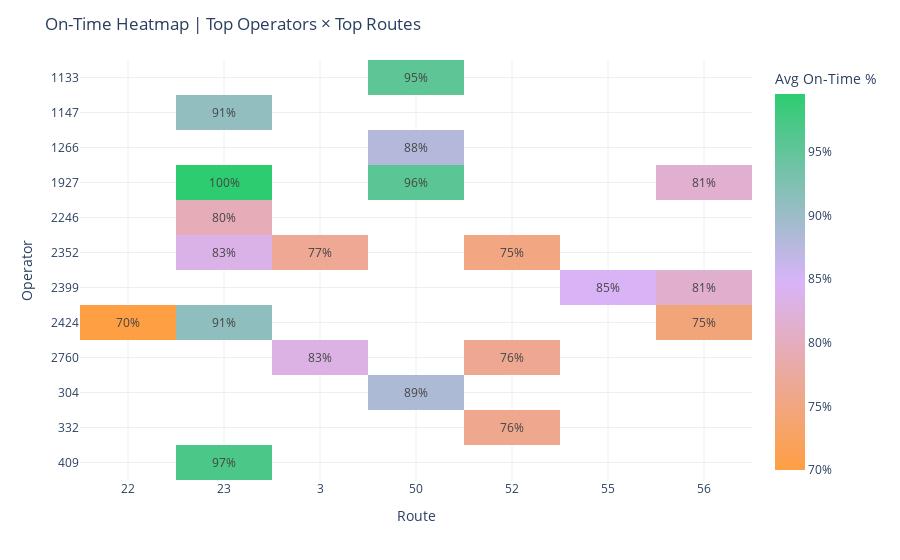

This figure's notebook cell:
### Code cell
top_ops = op_route.groupby("OPERATOR")["total_events"].sum().sort_values(ascending=False).head(12).index
top_routes_for_heat = route_totals.head(12).index
heat_df = (
    op_route[op_route["OPERATOR"].isin(top_ops) & op_route["ROUTE_ABBR"].isin(top_routes_for_heat)]
    .pivot_table(
        index="OPERATOR",
        columns="ROUTE_ABBR",
        values="mean_on_time",
        aggfunc="mean"
)
)
heat_df = heat_df.sort_index().sort_index(axis=1)
fig_heat = px.imshow(
    heat_df,
    color_continuous_scale="Spectral",
    aspect="auto",
    labels=dict(color="Avg On-Time %"),
    text_auto=".0%"
)
fig_heat.update_layout(
    title="On-Time Heatmap | Top Operators × Top Routes",
    xaxis_title="Route",
    yaxis_title="Operator",
    coloraxis_colorbar_tickformat=".0%"
)
fig_heat.show()

### Figure 1 — Plotly figure (JSON) as saved in the notebook; plotly's stock layout.template omitted (floating-point values rounded to 4 significant figures)
{"data": [{"coloraxis": "coloraxis", "hovertemplate": "ROUTE_ABBR: %{x}<br>OPERATOR: %{y}<br>Avg On-Time %: %{z}<extra></extra>", "name": "0", "texttemplate": "%{z:.0%}", "type": "heatmap", "x": ["22", "23", "3", "50", "52", "55", "56"], "xaxis": "x", "y": ["1133", "1147", "1266", "1927", "2246", "2352", "2399", "2424", "2760", "304", "332", "409"], "yaxis": "y", "z": [[null, null, null, 0.9545, null, null, null], [null, 0.9088, null, null, null, null, null], [null, null, null, 0.8787, null, null, null], [null, 0.9953, null, 0.9561, null, null, 0.814], [null, 0.7959, null, null, null, null, null], [null, 0.8346, 0.7661, null, 0.751, null, null], [null, null, null, null, null, 0.8467, 0.8138], [0.7, 0.9115, null, null, null, null, 0.7452], [null, null, 0.8322, null, 0.7641, null, null], [null, null, null, 0.8854, null, null, null], [null, null, null, null, 0.7612, null, null], [null, 0.9702, null, null, null, null, null]]}], "layout": {"coloraxis": {"colorbar": {"tickformat": ".0%", "title": {"text": "Avg On-Time %"}}, "colorscale": [[0, "#FF9F43"], [0.5, "#D8B4F8"], [1, "#2ECC71"]]}, "margin": {"t": 60}, "title": {"text": "On-Time Heatmap | Top Operators × Top Routes"}, "xaxis": {"anchor": "y", "domain": [0, 1], "title": {"text": "Route"}}, "yaxis": {"anchor": "x", "autorange": "reversed", "domain": [0, 1], "title": {"text": "Operator"}}}}
